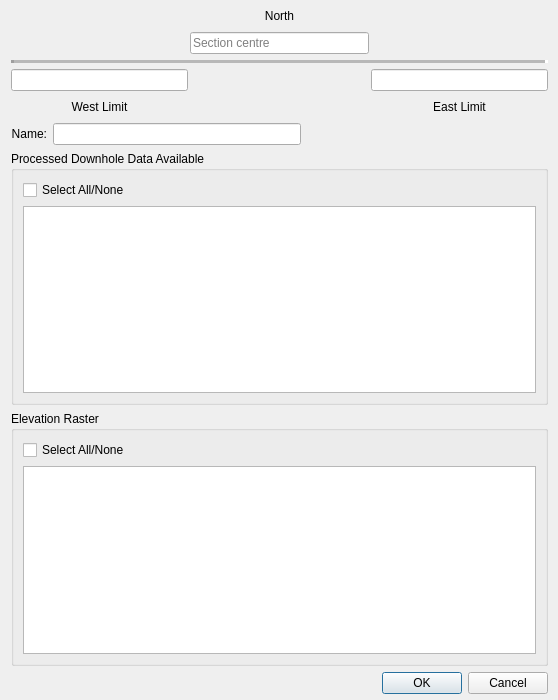
<?xml version="1.0" encoding="UTF-8"?>
<ui version="4.0">
 <class>Dialog</class>
 <widget class="QDialog" name="Dialog">
  <property name="geometry">
   <rect>
    <x>0</x>
    <y>0</y>
    <width>558</width>
    <height>700</height>
   </rect>
  </property>
  <property name="windowTitle">
   <string>Create Orthogonal Section</string>
  </property>
  <layout class="QVBoxLayout" name="verticalLayout">
   <property name="spacing">
    <number>6</number>
   </property>
   <property name="topMargin">
    <number>6</number>
   </property>
   <property name="rightMargin">
    <number>10</number>
   </property>
   <property name="bottomMargin">
    <number>6</number>
   </property>
   <item>
    <layout class="QGridLayout" name="gridLayout_2">
     <item row="1" column="2">
      <spacer name="horizontalSpacer_2">
       <property name="orientation">
        <enum>Qt::Horizontal</enum>
       </property>
       <property name="sizeHint" stdset="0">
        <size>
         <width>40</width>
         <height>20</height>
        </size>
       </property>
      </spacer>
     </item>
     <item row="1" column="0">
      <spacer name="horizontalSpacer">
       <property name="orientation">
        <enum>Qt::Horizontal</enum>
       </property>
       <property name="sizeHint" stdset="0">
        <size>
         <width>40</width>
         <height>20</height>
        </size>
       </property>
      </spacer>
     </item>
     <item row="1" column="1">
      <widget class="QLineEdit" name="leCenter">
       <property name="placeholderText">
        <string>Section centre</string>
       </property>
      </widget>
     </item>
     <item row="0" column="1">
      <widget class="QLabel" name="lCenter">
       <property name="text">
        <string>North</string>
       </property>
       <property name="alignment">
        <set>Qt::AlignCenter</set>
       </property>
      </widget>
     </item>
     <item row="0" column="2">
      <spacer name="horizontalSpacer_3">
       <property name="orientation">
        <enum>Qt::Horizontal</enum>
       </property>
       <property name="sizeHint" stdset="0">
        <size>
         <width>40</width>
         <height>20</height>
        </size>
       </property>
      </spacer>
     </item>
     <item row="0" column="0">
      <spacer name="horizontalSpacer_4">
       <property name="orientation">
        <enum>Qt::Horizontal</enum>
       </property>
       <property name="sizeHint" stdset="0">
        <size>
         <width>40</width>
         <height>20</height>
        </size>
       </property>
      </spacer>
     </item>
    </layout>
   </item>
   <item>
    <widget class="Line" name="line">
     <property name="font">
      <font>
       <pointsize>8</pointsize>
      </font>
     </property>
     <property name="lineWidth">
      <number>3</number>
     </property>
     <property name="midLineWidth">
      <number>3</number>
     </property>
     <property name="orientation">
      <enum>Qt::Horizontal</enum>
     </property>
    </widget>
   </item>
   <item>
    <layout class="QGridLayout" name="gridLayout">
     <item row="0" column="1">
      <spacer name="horizontalSpacer_5">
       <property name="orientation">
        <enum>Qt::Horizontal</enum>
       </property>
       <property name="sizeHint" stdset="0">
        <size>
         <width>40</width>
         <height>20</height>
        </size>
       </property>
      </spacer>
     </item>
     <item row="0" column="0">
      <widget class="QLineEdit" name="leLimitMin"/>
     </item>
     <item row="0" column="2">
      <widget class="QLineEdit" name="leLimitMax"/>
     </item>
     <item row="1" column="0">
      <widget class="QLabel" name="lLimitMin">
       <property name="text">
        <string>West Limit</string>
       </property>
       <property name="alignment">
        <set>Qt::AlignCenter</set>
       </property>
      </widget>
     </item>
     <item row="1" column="1">
      <spacer name="horizontalSpacer_6">
       <property name="orientation">
        <enum>Qt::Horizontal</enum>
       </property>
       <property name="sizeHint" stdset="0">
        <size>
         <width>40</width>
         <height>20</height>
        </size>
       </property>
      </spacer>
     </item>
     <item row="1" column="2">
      <widget class="QLabel" name="lLimitMax">
       <property name="text">
        <string>East Limit</string>
       </property>
       <property name="alignment">
        <set>Qt::AlignCenter</set>
       </property>
      </widget>
     </item>
    </layout>
   </item>
   <item>
    <layout class="QGridLayout" name="gridLayout_3">
     <item row="0" column="1">
      <widget class="QLineEdit" name="leName"/>
     </item>
     <item row="0" column="2">
      <spacer name="horizontalSpacer_8">
       <property name="orientation">
        <enum>Qt::Horizontal</enum>
       </property>
       <property name="sizeHint" stdset="0">
        <size>
         <width>40</width>
         <height>20</height>
        </size>
       </property>
      </spacer>
     </item>
     <item row="0" column="0">
      <widget class="QLabel" name="label_2">
       <property name="text">
        <string>Name:</string>
       </property>
       <property name="alignment">
        <set>Qt::AlignRight|Qt::AlignTrailing|Qt::AlignVCenter</set>
       </property>
      </widget>
     </item>
    </layout>
   </item>
   <item>
    <widget class="QGroupBox" name="groupBox">
     <property name="sizePolicy">
      <sizepolicy hsizetype="Preferred" vsizetype="Expanding">
       <horstretch>0</horstretch>
       <verstretch>0</verstretch>
      </sizepolicy>
     </property>
     <property name="title">
      <string>Processed Downhole Data Available</string>
     </property>
     <layout class="QVBoxLayout" name="verticalLayout_2">
      <item>
       <widget class="QCheckBox" name="checkSelectAllLayers">
        <property name="text">
         <string>Select All/None</string>
        </property>
       </widget>
      </item>
      <item>
       <widget class="QListWidget" name="listLayers">
        <property name="selectionMode">
         <enum>QAbstractItemView::MultiSelection</enum>
        </property>
       </widget>
      </item>
     </layout>
    </widget>
   </item>
   <item>
    <widget class="QGroupBox" name="groupBox_2">
     <property name="minimumSize">
      <size>
       <width>0</width>
       <height>0</height>
      </size>
     </property>
     <property name="title">
      <string>Elevation Raster</string>
     </property>
     <layout class="QVBoxLayout" name="verticalLayout_3">
      <item>
       <widget class="QCheckBox" name="checkSelectAllElevation">
        <property name="text">
         <string>Select All/None</string>
        </property>
       </widget>
      </item>
      <item>
       <widget class="QListWidget" name="listElevation"/>
      </item>
     </layout>
    </widget>
   </item>
   <item>
    <widget class="QDialogButtonBox" name="buttonBox">
     <property name="orientation">
      <enum>Qt::Horizontal</enum>
     </property>
     <property name="standardButtons">
      <set>QDialogButtonBox::Cancel|QDialogButtonBox::Ok</set>
     </property>
    </widget>
   </item>
  </layout>
 </widget>
 <resources/>
 <connections>
  <connection>
   <sender>buttonBox</sender>
   <signal>accepted()</signal>
   <receiver>Dialog</receiver>
   <slot>accept()</slot>
   <hints>
    <hint type="sourcelabel">
     <x>248</x>
     <y>254</y>
    </hint>
    <hint type="destinationlabel">
     <x>157</x>
     <y>274</y>
    </hint>
   </hints>
  </connection>
  <connection>
   <sender>buttonBox</sender>
   <signal>rejected()</signal>
   <receiver>Dialog</receiver>
   <slot>reject()</slot>
   <hints>
    <hint type="sourcelabel">
     <x>316</x>
     <y>260</y>
    </hint>
    <hint type="destinationlabel">
     <x>286</x>
     <y>274</y>
    </hint>
   </hints>
  </connection>
 </connections>
</ui>
